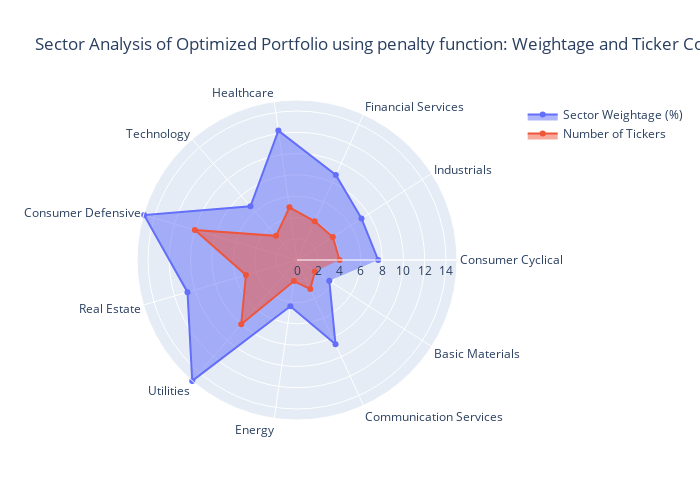

This figure's notebook cell:
### Markdown cell above
#### Visualizing sector allocation of the best individual generated using GA

### Code cell
sector_weightage = {sector: 0 for sector in sector_counts.index}
sector_ticker_count = {sector: 0 for sector in sector_counts.index}
for ticker, weight in top_individual:
    sector = tickers_sector.loc[tickers_sector['Name'] == ticker, 'Sector'].iloc[0]
    sector_weightage[sector] += weight
    sector_ticker_count[sector] += 1

for sector in sector_weightage:
    sector_weightage[sector] *= 100

df = pd.DataFrame({'Sector': list(sector_weightage.keys()), 
                   'Weightage (%)': list(sector_weightage.values()), 
                   'Ticker Count': list(sector_ticker_count.values())})

fig = go.Figure()

fig.add_trace(go.Scatterpolar(
      r=df['Weightage (%)'],
      theta=df['Sector'],
      fill='toself',
      name='Sector Weightage (%)'
))

fig.add_trace(go.Scatterpolar(
      r=df['Ticker Count'],
      theta=df['Sector'],
      fill='toself',
      name='Number of Tickers'
))

fig.update_layout(
    polar=dict(
        radialaxis=dict(
            visible=True,
            range=[0, max(df['Weightage (%)'].max(), df['Ticker Count'].max())]
        )),
    showlegend=True,
    autosize=False,
    title="Sector Analysis of Optimized Portfolio using penalty function: Weightage and Ticker Count",
    width=700,  
    height=500 
)

fig.show()

### Figure 1 — Plotly figure (JSON) as saved in the notebook; plotly's stock layout.template omitted (floating-point values rounded to 4 significant figures)
{"data": [{"fill": "toself", "name": "Sector Weightage (%)", "r": [7.628, 7.205, 8.78, 12.28, 6.676, 14.97, 10.72, 15.03, 4.391, 8.709, 3.607], "theta": ["Consumer Cyclical", "Industrials", "Financial Services", "Healthcare", "Technology", "Consumer Defensive", "Real Estate", "Utilities", "Energy", "Communication Services", "Basic Materials"], "type": "scatterpolar"}, {"fill": "toself", "name": "Number of Tickers", "r": [4, 4, 4, 5, 3, 10, 5, 8, 2, 3, 2], "theta": ["Consumer Cyclical", "Industrials", "Financial Services", "Healthcare", "Technology", "Consumer Defensive", "Real Estate", "Utilities", "Energy", "Communication Services", "Basic Materials"], "type": "scatterpolar"}], "layout": {"autosize": false, "height": 500, "polar": {"radialaxis": {"range": [0, 15.03], "visible": true}}, "showlegend": true, "title": {"text": "Sector Analysis of Optimized Portfolio using penalty function: Weightage and Ticker Count"}, "width": 700}}
